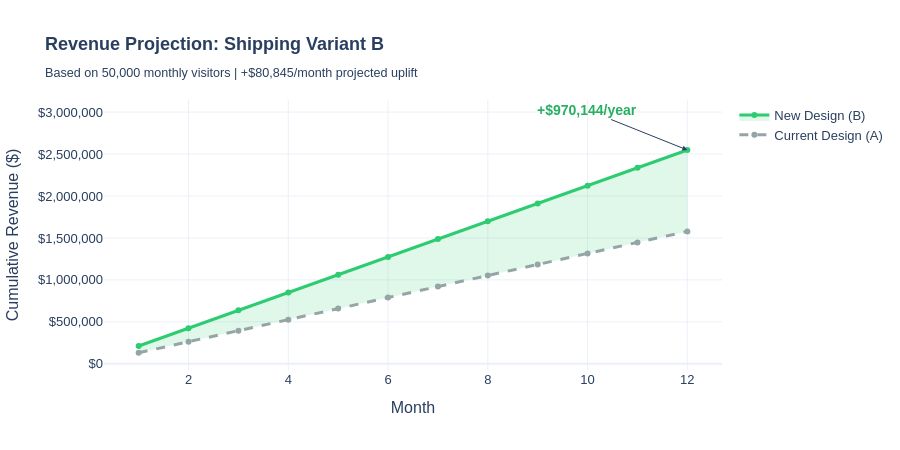

Notebook code cell kept with this figure:
### Code cell
# Cell 9 — Business Impact Projection
total_monthly_visitors = 50000  # assumed monthly traffic
current_revenue_monthly = total_monthly_visitors * cvr_a * rev_a.mean()
projected_revenue_monthly = total_monthly_visitors * cvr_b * rev_b.mean()
monthly_uplift = projected_revenue_monthly - current_revenue_monthly
annual_uplift = monthly_uplift * 12

months = list(range(1, 13))
baseline = [current_revenue_monthly * m for m in months]
with_variant = [projected_revenue_monthly * m for m in months]

fig = go.Figure()
fig.add_trace(go.Scatter(
    x=months, y=baseline, name='Current Design (A)',
    line=dict(color='#95a5a6', width=3, dash='dash'), fill=None
))
fig.add_trace(go.Scatter(
    x=months, y=with_variant, name='New Design (B)',
    line=dict(color='#2ecc71', width=3), fill='tonexty',
    fillcolor='rgba(46,204,113,0.15)'
))
fig.add_annotation(
    x=12, y=with_variant[-1],
    text=f'<b>+${annual_uplift:,.0f}/year</b>',
    showarrow=True, arrowhead=2, font=dict(size=14, color='#27ae60'),
    ax=-100, ay=-40
)
fig.update_layout(
    title=f'<b>Revenue Projection: Shipping Variant B</b><br><sub>Based on {total_monthly_visitors:,} monthly visitors | +${monthly_uplift:,.0f}/month projected uplift</sub>',
    xaxis_title='Month', yaxis_title='Cumulative Revenue ($)',
    yaxis=dict(tickformat='$,.0f'),
    template='plotly_white', height=450,
    font=dict(family='Arial', size=13), title_font_size=18
)
fig.show()
print(f'Monthly uplift: ${monthly_uplift:,.0f}')
print(f'Annual uplift:  ${annual_uplift:,.0f}')

### Figure 1 — Plotly figure (JSON) as saved in the notebook; plotly's stock layout.template omitted (floating-point values rounded to 4 significant figures)
{"data": [{"line": {"color": "#95a5a6", "dash": "dash", "width": 3}, "name": "Current Design (A)", "type": "scatter", "x": [1, 2, 3, 4, 5, 6, 7, 8, 9, 10, 11, 12], "y": [131501, 263002, 394503, 526004, 657505, 789006, 920507, 1052008, 1183509, 1315010, 1446511, 1578012]}, {"fill": "tonexty", "fillcolor": "rgba(46,204,113,0.15)", "line": {"color": "#2ecc71", "width": 3}, "name": "New Design (B)", "type": "scatter", "x": [1, 2, 3, 4, 5, 6, 7, 8, 9, 10, 11, 12], "y": [212300.0, 424700.0, 637000.0, 849400.0, 1062000.0, 1274000.0, 1486000.0, 1699000.0, 1911000.0, 2123000.0, 2336000.0, 2548000.0]}], "layout": {"annotations": [{"arrowhead": 2, "ax": -100, "ay": -40, "font": {"color": "#27ae60", "size": 14}, "showarrow": true, "text": "<b>+$970,144/year</b>", "x": 12, "y": 2548000.0}], "font": {"family": "Arial", "size": 13}, "height": 450, "title": {"font": {"size": 18}, "text": "<b>Revenue Projection: Shipping Variant B</b><br><sub>Based on 50,000 monthly visitors | +$80,845/month projected uplift</sub>"}, "xaxis": {"title": {"text": "Month"}}, "yaxis": {"tickformat": "$,.0f", "title": {"text": "Cumulative Revenue ($)"}}}}
